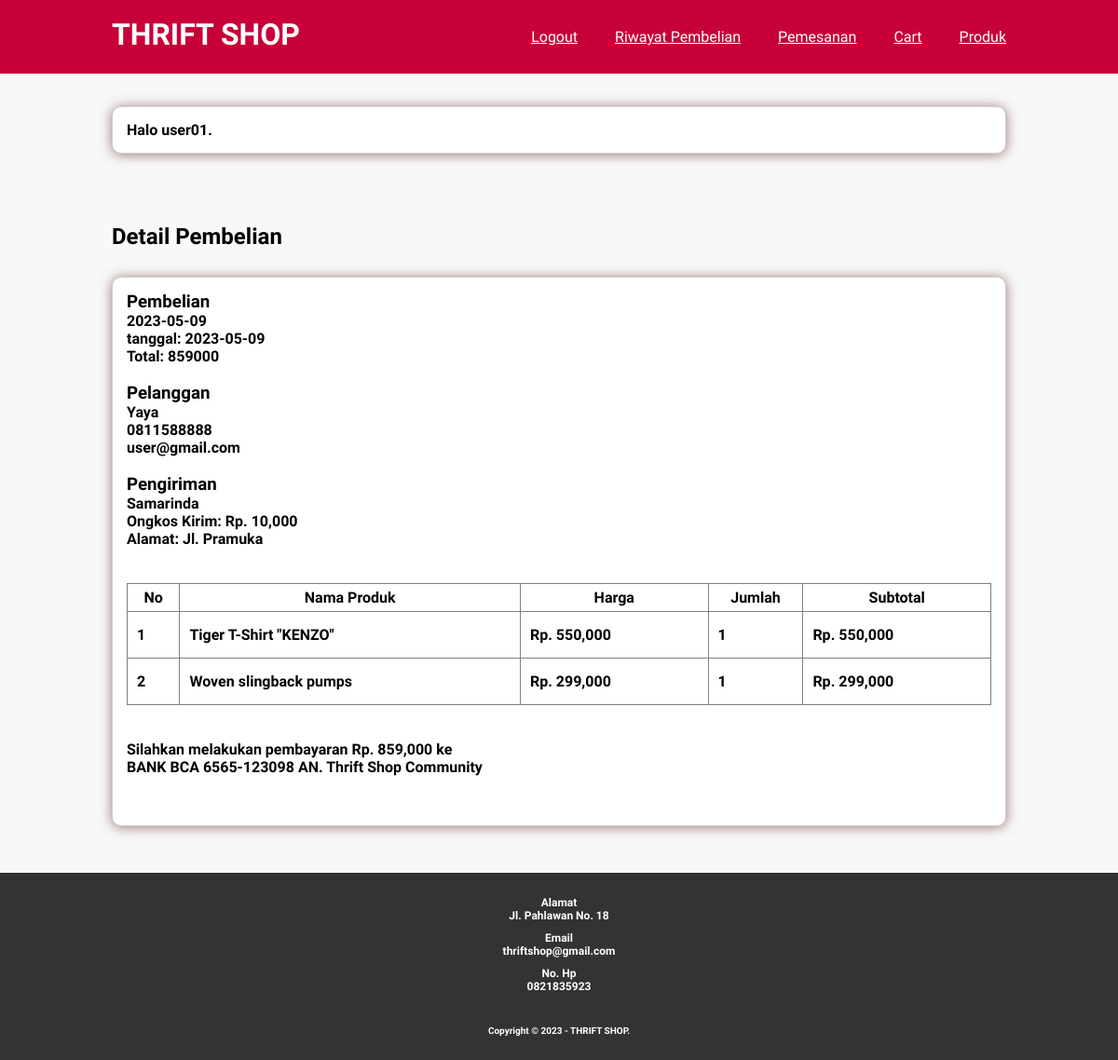
The app's page /nota.php?id=12 (signed in) with its own data.
### tables this page shows
CREATE TABLE `tb_pembelian` (
  `id_pembelian` int(11) NOT NULL,
  `id_user` int(11) NOT NULL,
  `id_ongkir` int(11) NOT NULL,
  `tgl_pembelian` date NOT NULL,
  `total_pembelian` int(11) NOT NULL,
  `nama_kota` varchar(50) NOT NULL,
  `tarif` int(11) NOT NULL,
  `alamat_pengiriman` text NOT NULL,
  `status_pembelian` varchar(100) NOT NULL DEFAULT 'pending',
  `resi_pengiriman` varchar(50) NOT NULL
);

CREATE TABLE `tb_user` (
  `id_user` int(11) NOT NULL,
  `nama` varchar(50) NOT NULL,
  `username` varchar(100) NOT NULL,
  `password` varchar(100) NOT NULL,
  `user_email` varchar(100) NOT NULL,
  `user_telp` varchar(20) NOT NULL,
  `user_address` text NOT NULL,
  `level` varchar(20) NOT NULL
);

CREATE TABLE `tb_pembelian_produk` (
  `id_pembelian_produk` int(11) NOT NULL,
  `id_pembelian` int(11) NOT NULL,
  `id_produk` int(11) NOT NULL,
  `jumlah` int(11) NOT NULL,
  `nama_produk` varchar(100) NOT NULL,
  `harga_produk` int(11) NOT NULL,
  `subharga` int(11) NOT NULL
);

### nota.php (the view, shortened to what this page needs)
<?php
    include 'db.php';
    $kontak = mysqli_query($conn, "SELECT user_telp, user_email, user_address FROM tb_user WHERE id_user = 1");
    $a = mysqli_fetch_object($kontak);
?>
<!DOCTYPE html>
<html lang="en">
<head>
    <link rel="stylesheet" type="text/css" href="css/style.css">
</head>
<body>
    <header>
        <div class="container">
            <h1><a href="halaman_user.php">THRIFT SHOP</a></h1>
            <ul>
            <li><a href="produk_user.php">Produk</a></li>
                <li><a href="keranjang.php">Cart</a></li>
                <li><a href="checkout.php">Pemesanan</a></li>
                <li><a href="riwayat.php">Riwayat Pembelian</a></li>
                <li><a href="logout.php">Logout</a></li>
            </ul>
        </div>
    </header>
    <div class="section">
        <div class="container">
            <div class="box">
                <h4>Halo <b><?php echo $_SESSION['user']; ?>.</h4>
            </div>
        </div>
    </div>
    <div class="section">
        <div class="container">
            <h2>Detail Pembelian</h2><br>
            <div class="box">
                <?php
                $data = $conn->query("SELECT * FROM tb_pembelian JOIN tb_user ON tb_pembelian.id_user=tb_user.id_user
                WHERE tb_pembelian.id_pembelian='$_GET[id]'");
                $detail = $data->fetch_assoc();
                ?>
                <div class="row">
                    <div class="col-md-4">
                        <h3>Pembelian</h3>
                        <strong><?php echo $detail['tgl_pembelian'] ?></strong><br>
                        tanggal: <?php echo $detail['tgl_pembelian']; ?> <br>
                        Total: <?php echo $detail['total_pembelian']; ?>
                    </div><br>
                    <div class="col-md-4">
                        <h3>Pelanggan</h3>
                        <strong><?php echo $detail['nama']; ?></strong> <br>
                        <p>
                            <?php echo $detail['user_telp']; ?> <br>
                            <?php echo $detail['user_email']; ?>
                        </p><br>
                    </div>
                    <div class="col-md-4">
                        <h3>Pengiriman</h3>
                        <strong><?php echo $detail['nama_kota'] ?></strong><br>
                        Ongkos Kirim: Rp. <?php echo number_format($detail['tarif']); ?><br>
                        Alamat: <?php echo $detail['alamat_pengiriman']; ?>
                    </div>
                </div><br><br>
                <table border="1" cellspacing="0" class="table">
                    <thead>
                        <tr>
                            <th>No</th>
                            <th>Nama Produk</th>
                            <th>Harga</th>
                            <th>Jumlah</th>
                            <th>Subtotal</th>
                        </tr>
                    </thead>
                    <tbody>
                        <?php $nomor=1; ?>
                        <?php $ambilData=$conn->query("SELECT * FROM tb_pembelian_produk WHERE id_pembelian='$_GET[id]'"); ?>
                        <?php while($print=$ambilData->fetch_assoc()) { ?>
                        <tr>
                            <td><?php echo $nomor; ?></td>
                            <td><?php echo $print['nama_produk']; ?></td>
                            <td>Rp. <?php echo number_format ($print['harga_produk']); ?></td>
                            <td><?php echo $print['jumlah']; ?></td>
                            <td>Rp. <?php echo number_format ($print['subharga']); ?></td>
                        </tr>
                        <?php $nomor++; ?>
                        <?php } ?>
                    </tbody>
                </table><br><br>
                <div class="row">
                    <div class="col-md-7">
                        <div class="alert alert-info">
                            <p>
                                Silahkan melakukan pembayaran Rp. <?php echo number_format($detail['total_pembelian']); ?> ke <br>
                                <strong>BANK BCA 6565-123098 AN. Thrift Shop Community</strong>
                            </p>
                        </div>
                    </div>
                </div><br><br>
            </div>
        </div>
    </div>
    <div class="footer">
        <div class="container">
            <h4>Alamat</h4>
            <p><?php echo $a->user_address ?></p>
            <h4>Email</h4>
            <p><?php echo $a->user_email ?></p>
            <h4>No. Hp</h4>
            <p><?php echo $a->user_telp ?></p>
            <small>Copyright &copy; 2023 - THRIFT SHOP.</small>
        </div>
    </div>
</body>
</html>

### css/style.css (style rules this page uses)
* { padding:0; margin:0; font-family: 'Oxygen', sans-serif; }
body { background-color: #f8f8f8 ; }
a { color: inherit; text-decoration: none; }
ul { list-style-type: none; margin: 0; padding: 0; overflow: hidden; }
li { float: right; }
li a { display: block; color: white; text-align: center; padding: 16px 16px; text-decoration: underline; }
header { background-color:#C70039; color:#fff }
header h1 { float: left; padding:18px 0; }
header ul { float: right; }
header ul li { display: inline-block; padding: 10px 0px; }
header ul li a { padding:20px 0 20px 40px; display: inline-block; }
.container { width: 80%; margin:0 auto; }
.container:after { content: ''; display: block; clear: both; }
.section { padding:25px 0; }
.box { background-color:#fff; border:1px solid #ccc; padding:15px; box-sizing: border-box; margin:10px 0 25px 0; border-radius: 10px; box-shadow: 0 1px 13px rgba(120, 61, 61, 0.694); }
.box:after { content: ''; display: block; clear: both; }
.table { width: 100%; border-collapse: collapse; }
.table tr { height: 30px; }
.table tr td { padding:15px 10px; }
.footer { padding:25px 0; background-color: #333; color:#fff; text-align: center; font-size: 12px; }
.footer p { margin-bottom: 10px; }
.footer small { margin-top: 25px; display: inline-block; }

### records on screen
tb_pembelian: tgl_pembelian "2023-05-09", total_pembelian "859000", id_user.nama "Yaya", id_user.user_telp "0811588888", id_user.user_email "user@gmail.com", nama_kota "Samarinda", tarif "10,000", alamat_pengiriman "Jl. Pramuka", total_pembelian "859,000"
tb_pembelian_produk: nama_produk "Tiger T-Shirt \"KENZO\"", harga_produk "550,000", jumlah "1", subharga "550,000"
tb_pembelian_produk: nama_produk "Woven slingback pumps", harga_produk "299,000", jumlah "1", subharga "299,000"
tb_user: user_address "Jl. Pahlawan No. 18", user_email "thriftshop@gmail.com", user_telp "0821835923"

### other values on screen
$_SESSION['user'] "user01"
